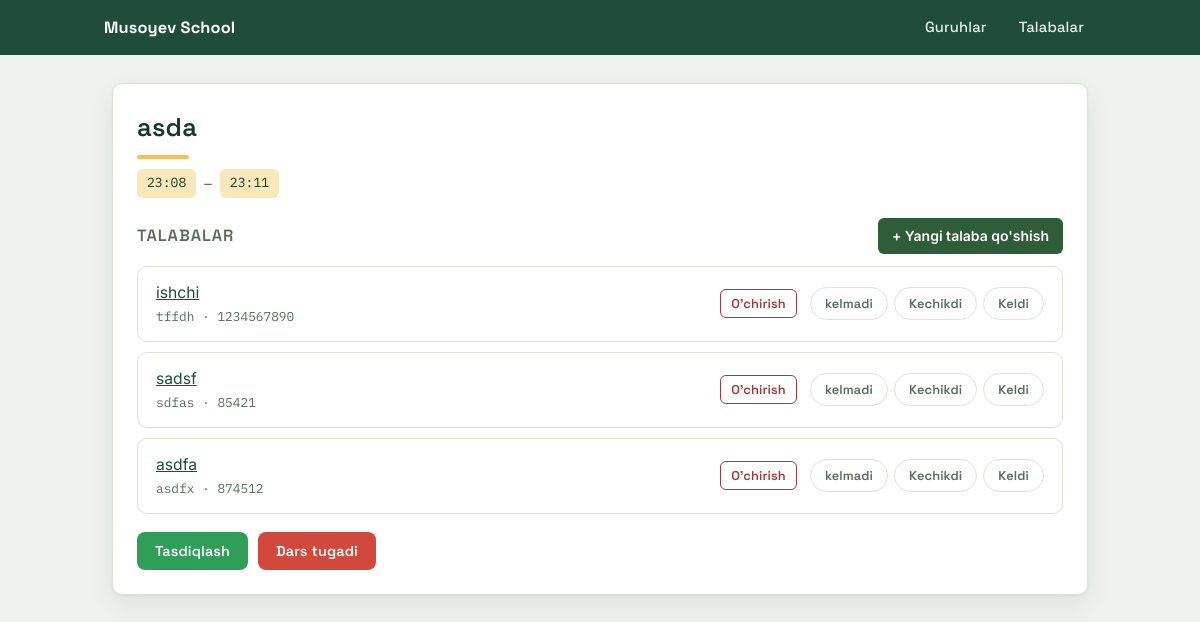
Page /groups/1/ on the committed database.
### blog/models.py (models this page shows, shortened)
class Group(models.Model):
    name = models.CharField(max_length=100)
    start_time = models.TimeField()
    ent_time = models.TimeField()
    created_date = models.DateTimeField(auto_now_add=True)

class Student(models.Model):
    name = models.CharField(max_length=100)
    group = models.ForeignKey(Group, on_delete=models.CASCADE)
    parent_name = models.CharField(max_length=100)
    parent_phone = models.CharField(max_length=200)
    created_date = models.DateTimeField(auto_now_add=True)

### blog/views.py (the view, shortened to what this page needs)
# urls.py: path('groups/<int:group_id>/', views.group_detail, name='group_detail'),
def group_detail(request, group_id):
    group = get_object_or_404(Group, id=group_id)
    students = group.student_set.all().order_by('-created_date')
    today = date.today()
    attendance_records = Attendance.objects.filter(
        student__in=students,
        date=today
    ).values('student_id', 'status')
    attendance_map = {rec['student_id']: rec['status'] for rec in attendance_records}
    return render(request, 'blog/group_detail.html', {
        'group': group,
        'students': students,
        'attendance_map': attendance_map,
        'today': today,
    })

### blog/templates/blog/group_detail.html (shortened to what this page needs)
<!DOCTYPE html>
<html lang="uz">
<head>
    {% load static %}
    <link rel="stylesheet" href="{% static 'blog/style.css' %}">
</head>
<body>
    <nav class="navbar">
        <div class="navbar-inner">
            <a class="brand" href="{% url 'home' %}">Musoyev School</a>
            <ul>
                <li><a href="{% url 'groups' %}">Guruhlar</a></li>
                <li><a href="{% url 'students' %}">Talabalar</a></li>
            </ul>
        </div>
    </nav>
    <div class="container">
        <div class="card">
            <h1>{{ group.name }}</h1>
            <div class="group-meta">
                <span class="badge">{{ group.start_time }}</span>
                <span class="badge-sep">–</span>
                <span class="badge">{{ group.ent_time }}</span>
            </div>
            <div class="section-header">
                <h3>Talabalar</h3>
                <a href="{% url 'student_create' %}?group={{ group.id }}" class="add-student-btn">
                    + Yangi talaba qo'shish
                </a>
            </div>
            {% if students %}
                <form id="attendance-form" method="post">
                    <ul class="row-list">
                        {% for student in students %}
                            <li class="row-card attendance-row" data-student-id="{{ student.id }}">
                                <div class="attendance-info">
                                    <a href="{% url 'student_assessment' student.id %}">{{ student.name }}</a>
                                    <span class="row-card-meta">{{ student.parent_name }} · {{ student.parent_phone }}</span>
                                </div>
                                <div class="attendance-actions">
                                    <button
                                        type="submit"
                                        form="remove-form-{{ student.id }}"
                                        class="remove-btn"
                                        onclick="return confirm('{{ student.name }}ni guruhdan o\'chirishni tasdiqlaysizmi?');">
                                        O'chirish
                                    </button>
                                    <button type="button" class="status-btn status-absent" data-status="absent"> kelmadi</button>
                                    <button type="button" class="status-btn status-late"   data-status="late">Kechikdi</button>
                                    <button type="button" class="status-btn status-present" data-status="present">Keldi</button>
                                </div>
                            </li>
                        {% endfor %}
                    </ul>
                    <div class="form-actions">
                        <button type="submit" class="submit-btn" id="submit-btn">Tasdiqlash</button>
                        <button type="submit" name="lesson_end" value="1" class="lesson-end-btn">Dars tugadi</button>
                    </div>
                </form>
            {% else %}
                <p class="empty-state">Bu guruhda hali talaba yo'q.
                    <a href="{% url 'student_create' %}?group={{ group.id }}">Talaba qo'shish →</a>
                </p>
            {% endif %}
        </div>
    </div>
</body>
</html>

### blog/static/blog/style.css (style rules this page uses)
:root { --bg: #EEF1EC; --surface: #FFFFFF; --ink: #1B2B22; --ink-soft: #5B6A60; --brand: #1F4D3A; --brand-dark: #15392A; --chalk: #F2C14E; --chalk-soft: #FBE8B8; --success: #2F9E58; --success-bg: #EAF7EE; --success-ink: #1D5C34; --danger: #D1483D; --danger-bg: #FCEAE8; --danger-ink: #8C2F26; --warning: #D9A03B; --border: #DCE2D8; --shadow: 0 1px 2px rgba(27, 43, 34, .06), 0 10px 26px rgba(27, 43, 34, .07); --radius: 10px; }
* { box-sizing: border-box; }
html, body { margin: 0; padding: 0; }
body { font-family: 'Inter', Arial, sans-serif; background: var(--bg); color: var(--ink); line-height: 1.55; font-size: 15px; }
h1, h2, h3 { font-family: 'Space Grotesk', Arial, sans-serif; font-weight: 600; letter-spacing: .01em; color: var(--brand-dark); margin: 0 0 6px; }
h1 { font-size: 1.6rem; display: inline-block; position: relative; padding-bottom: 12px; }
h1::after { content: ""; position: absolute; left: 0; bottom: 0; width: 52px; height: 4px; border-radius: 2px; background: var(--chalk); }
h3 { font-size: 1.02rem; color: var(--ink-soft); text-transform: uppercase; letter-spacing: .06em; font-weight: 600; }
a { color: var(--brand); }
.container { width: 92%; max-width: 1000px; margin: 28px auto 56px; padding: 0 12px; }
.card { background: var(--surface); border: 1px solid var(--border); border-radius: var(--radius); box-shadow: var(--shadow); padding: 24px; }
.navbar { background: var(--brand); }
.navbar-inner { width: 92%; max-width: 1000px; margin: 0 auto; display: flex; align-items: center; justify-content: space-between; flex-wrap: wrap; }
.navbar .brand { font-family: 'Space Grotesk', sans-serif; font-weight: 700; font-size: 1.02rem; letter-spacing: .01em; color: #fff; text-decoration: none; padding: 14px 4px; }
.navbar ul { list-style-type: none; margin: 0; padding: 0; display: flex; flex-wrap: wrap; }
.navbar li { float: none; }
.navbar li a { display: block; position: relative; color: #E7F0EA; text-align: center; padding: 16px 16px; text-decoration: none; font-family: 'Space Grotesk', sans-serif; font-weight: 500; font-size: .92rem; letter-spacing: .01em; }
.navbar li a::after { content: ""; position: absolute; left: 16px; right: 16px; bottom: 9px; height: 2px; background: var(--chalk); transform: scaleX(0); transform-origin: left; transition: transform .2s ease; }
button, .btn { font-family: 'Space Grotesk', sans-serif; font-weight: 600; font-size: .9rem; letter-spacing: .01em; border: none; border-radius: 8px; padding: 10px 18px; background: var(--brand); color: #fff; cursor: pointer; transition: background .15s ease, transform .08s ease; }
.form-actions { display: flex; gap: 10px; align-items: center; margin-top: 18px; flex-wrap: wrap; }
.row-list { list-style: none; margin: 0; padding: 0; display: flex; flex-direction: column; gap: 10px; }
.row-card { display: flex; justify-content: space-between; align-items: center; flex-wrap: wrap; gap: 10px; background: var(--surface); border: 1px solid var(--border); border-radius: 10px; padding: 14px 18px; transition: border-color .15s ease, transform .1s ease; }
.row-card-meta { font-family: 'IBM Plex Mono', monospace; font-size: .8rem; color: var(--ink-soft); display: block; margin-top: 2px; }
.attendance-info a { font-size: .98rem; }
.attendance-actions { display: flex; gap: 6px; flex-wrap: wrap; }
.status-btn { background: var(--surface); border: 1.5px solid var(--border); color: var(--ink-soft); border-radius: 999px; padding: 7px 14px; font-size: .8rem; font-weight: 600; }
.submit-btn { background: var(--success); }
.lesson-end-btn { background: var(--danger); }
.group-meta { display: flex; align-items: center; gap: 8px; margin: 4px 0 20px; }
.badge { font-family: 'IBM Plex Mono', monospace; background: var(--chalk-soft); color: var(--brand-dark); padding: 4px 10px; border-radius: 6px; font-size: .82rem; }
.badge-sep { color: var(--ink-soft); }

### rows in the picture
Group: name "asda", start_time "23:08", ent_time "23:11"
Student: name "ishchi", parent_name "tffdh", parent_phone "1234567890"
Student: name "sadsf", parent_name "sdfas", parent_phone "85421"
Student: name "asdfa", parent_name "asdfx", parent_phone "874512"
